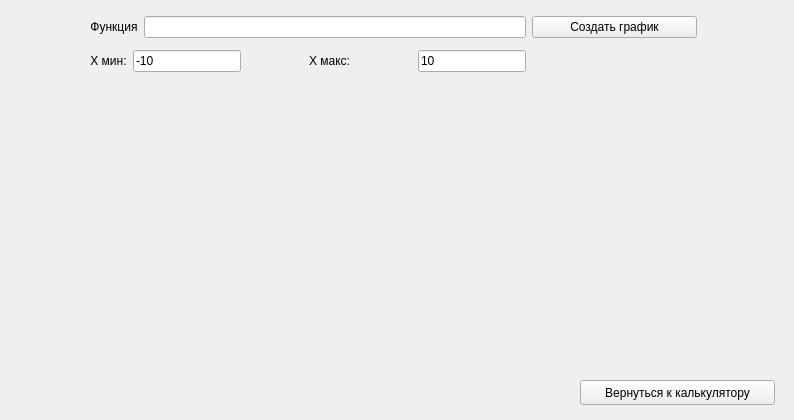
<?xml version="1.0" encoding="UTF-8"?>
<ui version="4.0">
 <class>Graph</class>
 <widget class="QWidget" name="Graph">
  <property name="geometry">
   <rect>
    <x>0</x>
    <y>0</y>
    <width>794</width>
    <height>420</height>
   </rect>
  </property>
  <property name="windowTitle">
   <string>График</string>
  </property>
  <widget class="QCustomPlot" name="widget" native="true">
   <property name="geometry">
    <rect>
     <x>12</x>
     <y>92</y>
     <width>770</width>
     <height>281</height>
    </rect>
   </property>
  </widget>
  <widget class="QWidget" name="layoutWidget">
   <property name="geometry">
    <rect>
     <x>90</x>
     <y>10</y>
     <width>607</width>
     <height>70</height>
    </rect>
   </property>
   <layout class="QGridLayout" name="gridLayout_2">
    <item row="0" column="0" colspan="4">
     <layout class="QGridLayout" name="gridLayout">
      <item row="0" column="0">
       <widget class="QLabel" name="label_2">
        <property name="sizePolicy">
         <sizepolicy hsizetype="Fixed" vsizetype="Fixed">
          <horstretch>0</horstretch>
          <verstretch>0</verstretch>
         </sizepolicy>
        </property>
        <property name="text">
         <string>Функция</string>
        </property>
        <property name="alignment">
         <set>Qt::AlignCenter</set>
        </property>
        <property name="wordWrap">
         <bool>false</bool>
        </property>
       </widget>
      </item>
      <item row="0" column="1">
       <widget class="QLineEdit" name="new_graph">
        <property name="sizePolicy">
         <sizepolicy hsizetype="Preferred" vsizetype="Fixed">
          <horstretch>0</horstretch>
          <verstretch>0</verstretch>
         </sizepolicy>
        </property>
        <property name="minimumSize">
         <size>
          <width>330</width>
          <height>0</height>
         </size>
        </property>
       </widget>
      </item>
     </layout>
    </item>
    <item row="0" column="4">
     <widget class="QPushButton" name="pushButton">
      <property name="text">
       <string>Создать график</string>
      </property>
     </widget>
    </item>
    <item row="1" column="0">
     <widget class="QLabel" name="label">
      <property name="sizePolicy">
       <sizepolicy hsizetype="Fixed" vsizetype="Fixed">
        <horstretch>0</horstretch>
        <verstretch>0</verstretch>
       </sizepolicy>
      </property>
      <property name="text">
       <string>X мин:</string>
      </property>
      <property name="alignment">
       <set>Qt::AlignCenter</set>
      </property>
      <property name="wordWrap">
       <bool>false</bool>
      </property>
     </widget>
    </item>
    <item row="1" column="1">
     <widget class="QLineEdit" name="line_xMin">
      <property name="sizePolicy">
       <sizepolicy hsizetype="Fixed" vsizetype="Fixed">
        <horstretch>0</horstretch>
        <verstretch>0</verstretch>
       </sizepolicy>
      </property>
      <property name="text">
       <string>-10</string>
      </property>
     </widget>
    </item>
    <item row="1" column="2">
     <widget class="QLabel" name="label_3">
      <property name="sizePolicy">
       <sizepolicy hsizetype="Minimum" vsizetype="Fixed">
        <horstretch>0</horstretch>
        <verstretch>0</verstretch>
       </sizepolicy>
      </property>
      <property name="text">
       <string>X макс:</string>
      </property>
      <property name="alignment">
       <set>Qt::AlignCenter</set>
      </property>
     </widget>
    </item>
    <item row="1" column="3">
     <widget class="QLineEdit" name="line_xMax">
      <property name="sizePolicy">
       <sizepolicy hsizetype="Fixed" vsizetype="Fixed">
        <horstretch>0</horstretch>
        <verstretch>0</verstretch>
       </sizepolicy>
      </property>
      <property name="text">
       <string>10</string>
      </property>
     </widget>
    </item>
   </layout>
  </widget>
  <widget class="QPushButton" name="pushButton_back">
   <property name="geometry">
    <rect>
     <x>580</x>
     <y>380</y>
     <width>195</width>
     <height>25</height>
    </rect>
   </property>
   <property name="text">
    <string>Вернуться к калькулятору</string>
   </property>
  </widget>
 </widget>
 <customwidgets>
  <customwidget>
   <class>QCustomPlot</class>
   <extends>QWidget</extends>
   <header>qcustomplot.h</header>
   <container>1</container>
  </customwidget>
 </customwidgets>
 <resources/>
 <connections/>
</ui>
